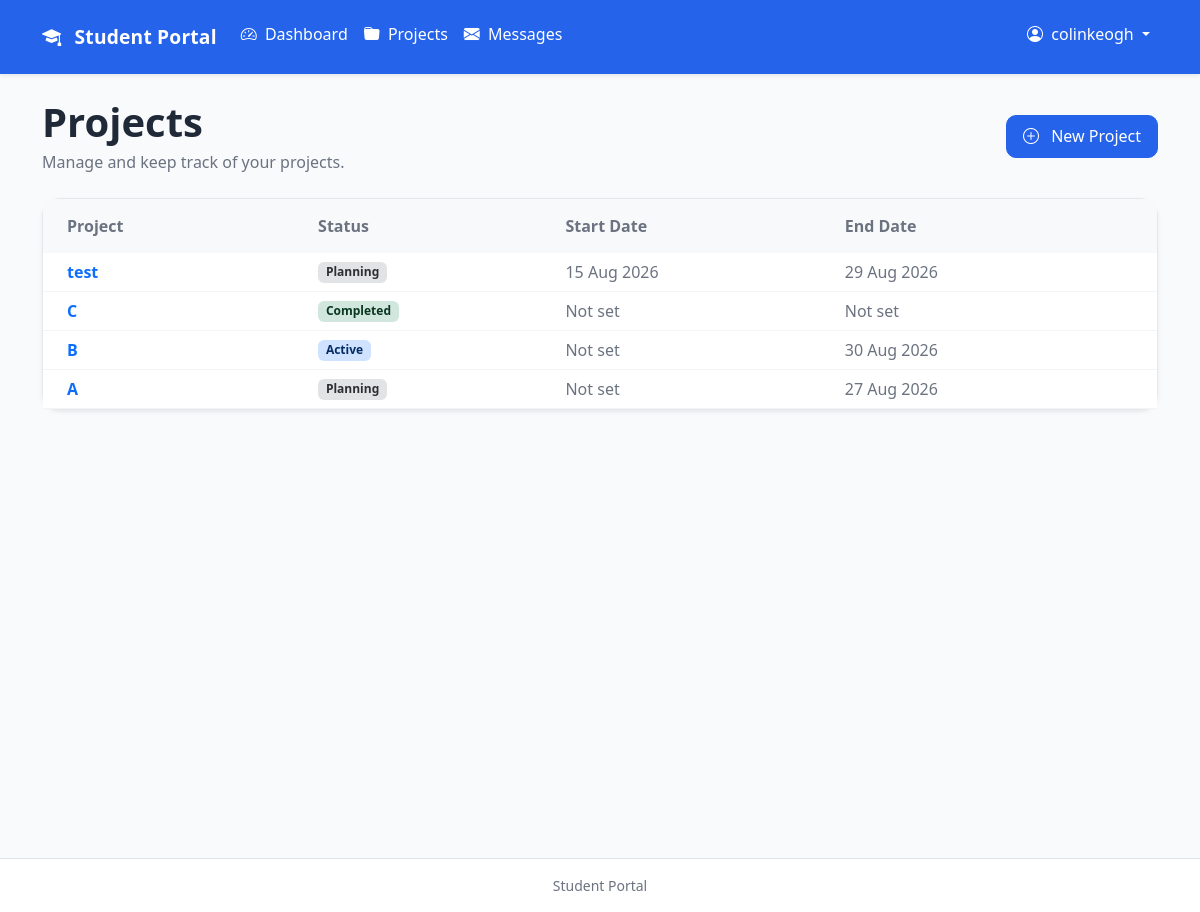
Page /projects/ (signed in) on the committed database.
### accounts/models.py (models this page shows)
class CustomUser(AbstractUser):
    phone_number = models.CharField(
        max_length=20,
        blank=True,
    )
    address = models.TextField(
        blank=True,
    )

### projects/models.py (models this page shows, shortened)
class Project(models.Model):
    class Status(models.TextChoices):
        PLANNING = "PL", "Planning"
        ACTIVE = "AC", "Active"
        COMPLETED = "CO", "Completed"
    title = models.CharField(
        max_length=200,
    )
    description = models.TextField(
        blank=True,
    )
    owner = models.ForeignKey(
        settings.AUTH_USER_MODEL,
        on_delete=models.CASCADE,
        related_name="owned_projects",
    )
    status = models.CharField(
        max_length=2,
        choices=Status.choices,
        default=Status.PLANNING,
    )
    start_date = models.DateField(
        null=True,
        blank=True,
    )
    end_date = models.DateField(
        null=True,
        blank=True,
    )
    stakeholders = models.TextField(
        blank=True,
    )
    created_at = models.DateTimeField(
        auto_now_add=True,
    )
    class Meta:
        ordering = ["-created_at"]

### projects/views.py (the view)
@login_required
def project_list(request):
    projects = Project.objects.filter(
        owner=request.user,
    )
    return render(
        request,
        "projects/project_list.html",
        {
            "projects": projects,
        },
    )

### projects/templates/projects/project_list.html (shortened to what this page needs)
{% extends "base.html" %}
{% block content %}
<div class="d-flex flex-column flex-md-row justify-content-between align-items-md-center gap-3 mb-4">
    <div>
        <h1 class="mb-1 fw-semibold">
            Projects
        </h1>
        <p class="text-muted mb-0">
            Manage and keep track of your projects.
        </p>
    </div>
    <a
        href="{% url 'projects:create' %}"
        class="btn btn-primary">
        <i class="bi bi-plus-circle me-2"></i>
        New Project
    </a>
</div>
{% if projects %}
    <div class="card shadow-sm">
        <div class="table-responsive">
            <table class="table table-hover align-middle mb-0">
                <thead class="table-light">
                    <tr>
                        <th class="px-4 py-3">
                            Project
                        </th>
                        <th class="py-3">
                            Status
                        </th>
                        <th class="py-3">
                            Start Date
                        </th>
                        <th class="py-3 pe-4">
                            End Date
                        </th>
                    </tr>
                </thead>
                <tbody>
                    {% for project in projects %}
                        <tr>
                            <td class="px-4">
                                <a
                                    href="{% url 'projects:detail' project.pk %}"
                                    class="text-decoration-none fw-semibold">
                                    {{ project.title }}
                                </a>
                            </td>
                            <td>
                                {% if project.status == "PL" %}
                                    <span class="badge bg-secondary-subtle text-secondary-emphasis">
                                        {{ project.get_status_display }}
                                    </span>
                                {% elif project.status == "AC" %}
                                    <span class="badge bg-primary-subtle text-primary-emphasis">
                                        {{ project.get_status_display }}
                                    </span>
                                {% elif project.status == "CO" %}
                                    <span class="badge bg-success-subtle text-success-emphasis">
                                        {{ project.get_status_display }}
                                    </span>
                                {% endif %}
                            </td>
                            <td class="text-muted">
                                {% if project.start_date %}
                                    {{ project.start_date|date:"d M Y" }}
                                {% else %}
                                    Not set
                                {% endif %}
                            </td>
                            <td class="text-muted pe-4">
                                {% if project.end_date %}
                                    {{ project.end_date|date:"d M Y" }}
                                {% else %}
                                    Not set
                                {% endif %}
                            </td>
                        </tr>
                    {% endfor %}
                </tbody>
            </table>
        </div>
    </div>
{% endif %}
{% endblock %}

### templates/base.html (shortened to what this page needs)
{% load static %}
<link
    href="https://cdn.jsdelivr.net/npm/bootstrap@5.3.3/dist/css/bootstrap.min.css"
    rel="stylesheet">
<link
    href="https://cdn.jsdelivr.net/npm/bootstrap-icons@1.11.3/font/bootstrap-icons.css"
    rel="stylesheet">
<link
    rel="stylesheet"
    href="{% static 'css/style.css' %}">
<nav class="navbar navbar-expand-lg bg-primary shadow-sm">
    <div class="container">
        <a
            class="navbar-brand fw-semibold text-white"
            href="{% url 'dashboard:home' %}">
            <i class="bi bi-mortarboard-fill me-2 text-white"></i>
            Student Portal
        </a>
        <div
            class="collapse navbar-collapse"
            id="navbarNav">
            {% if user.is_authenticated %}
                <ul class="navbar-nav me-auto">
                    <li class="nav-item">
                        <a
                            class="nav-link text-white"
                            href="{% url 'dashboard:home' %}">
                            <i class="bi bi-speedometer2 me-1 text-white"></i>
                            Dashboard
                        </a>
                    </li>
                    <li class="nav-item">
                        <a
                            class="nav-link text-white"
                            href="{% url 'projects:list' %}">
                            <i class="bi bi-folder-fill me-1 text-white"></i>
                            Projects
                        </a>
                    </li>
                    <li class="nav-item">
                        <a
                            class="nav-link text-white"
                            href="{% url 'messaging:inbox' %}">
                            <i class="bi bi-envelope-fill me-1 text-white"></i>
                            Messages
                        </a>
                    </li>
                </ul>
                <ul class="navbar-nav ms-auto">
                    <li class="nav-item dropdown">
                        <a
                            class="nav-link dropdown-toggle text-white"
                            href="#"
                            id="accountDropdown"
                            role="button"
                            data-bs-toggle="dropdown"
                            aria-expanded="false">
                            <i class="bi bi-person-circle me-1 text-white"></i>
                            {{ user.username }}
                        </a>
                    </li>
                </ul>
            {% endif %}
        </div>
    </div>
</nav>
<main class="container py-4">
    {% block content %}
    {% endblock %}
</main>
<footer class="border-top bg-white py-3 mt-5">
    <div class="container text-center">
        <small class="text-muted">
            Student Portal
        </small>
    </div>
</footer>

### static/css/style.css (style rules this page uses)
.navbar { min-height: 64px; background: var(--primary) !important; box-shadow: 0 2px 12px rgba(0,0,0,.08); }
.navbar-brand { font-size: 1.2rem; font-weight: 600; letter-spacing: .2px; }
.nav-link { color: var(--text-muted); border-radius: 12px; padding: .85rem 1rem; margin-bottom: .45rem; transition: all .25s ease; font-weight: 500; }
.nav-link i { margin-right: .7rem; }
main { min-height: calc(100vh - 64px); }
.text-muted { color: var(--text-muted) !important; }
.card { background: white; border: 1px solid var(--border); border-radius: 18px; box-shadow: 0 4px 12px rgba(0,0,0,.05); transition: transform .25s, box-shadow .25s, border-color .25s; }
.table { margin-bottom: 0; background: white; }
.table thead { background: #f9fafb; }
.table th { border: none; color: var(--text-muted); font-weight: 600; }
.table td { border-color: #f3f4f6; vertical-align: middle; }
.btn { border-radius: 10px; padding: .55rem 1rem; font-weight: 500; }
.btn-primary { background: var(--primary); border-color: var(--primary); }

### rows in the picture
CustomUser: username "colinkeogh"
Project: title "test", status "Planning", start_date "15 Aug 2026", end_date "29 Aug 2026"
Project: title "C", status "Completed", shows "Not set"
Project: title "B", status "Active", shows "Not set", end_date "30 Aug 2026"
Project: title "A", status "Planning", shows "Not set", end_date "27 Aug 2026"
